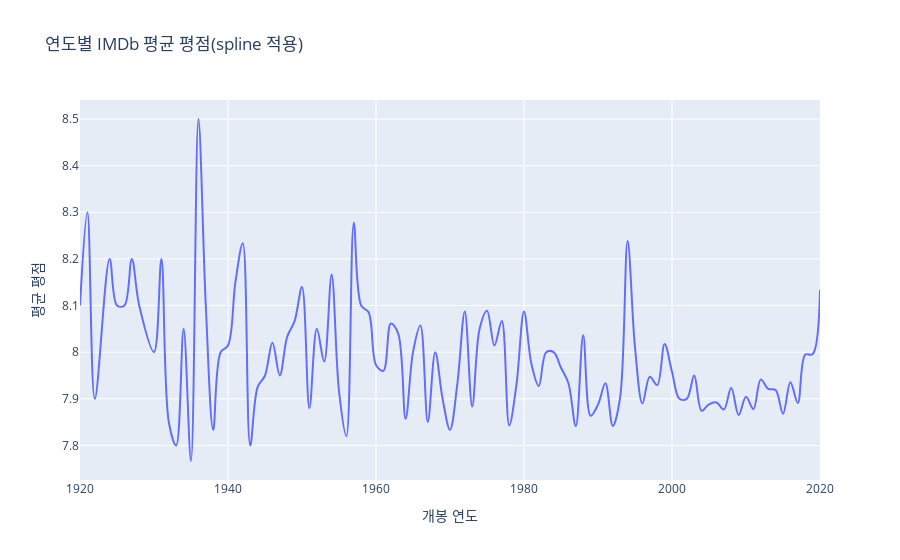

Notebook code for this chart:
### Code cell
fig = px.line(
    average_rating_per_year,
    x='Released_Year',
    y='IMDB_Rating',
    title='연도별 IMDb 평균 평점(spline 적용)',
    line_shape='spline',
    labels={'Released_Year': '개봉 연도', 'IMDB_Rating': '평균 평점'}
)
fig.show()

### Figure 1 — Plotly figure (JSON) as saved in the notebook; plotly's stock layout.template omitted (floating-point values rounded to 4 significant figures)
{"data": [{"hovertemplate": "개봉 연도=%{x}<br>평균 평점=%{y}<extra></extra>", "legendgroup": "", "line": {"color": "#636efa", "dash": "solid", "shape": "spline"}, "marker": {"symbol": "circle"}, "mode": "lines", "name": "", "orientation": "v", "showlegend": false, "type": "scatter", "x": [1920, 1921, 1922, 1924, 1925, 1926, 1927, 1928, 1930, 1931, 1932, 1933, 1934, 1935, 1936, 1937, 1938, 1939, 1940, 1941, 1942, 1943, 1944, 1945, 1946, 1947, 1948, 1949, 1950, 1951, 1952, 1953, 1954, 1955, 1956, 1957, 1958, 1959, 1960, 1961, 1962, 1963, 1964, 1965, 1966, 1967, 1968, 1969, 1970, 1971, 1972, 1973, 1974, 1975, 1976, 1977, 1978, 1979, 1980, 1981, 1982, 1983, 1984, 1985, 1986, 1987, 1988, 1989, 1990, 1991, 1992, 1993, 1994, 1995, 1996, 1997, 1998, 1999, 2000, 2001, 2002, 2003, 2004, 2005, 2006, 2007, 2008, 2009, 2010, 2011, 2012, 2013, 2014, 2015, 2016, 2017, 2018, 2019, 2020], "xaxis": "x", "y": [8.1, 8.3, 7.9, 8.2, 8.1, 8.1, 8.2, 8.1, 8.0, 8.2, 7.85, 7.8, 8.05, 7.767, 8.5, 8.1, 7.833, 8.0, 8.014, 8.15, 8.233, 7.8, 7.925, 7.95, 8.02, 7.95, 8.033, 8.067, 8.14, 7.88, 8.05, 7.98, 8.167, 7.917, 7.82, 8.278, 8.1, 8.086, 7.973, 7.96, 8.062, 8.04, 7.857, 8.0, 8.057, 7.85, 8.0, 7.9, 7.833, 7.933, 8.088, 7.883, 8.05, 8.089, 8.014, 8.067, 7.843, 7.933, 8.088, 7.975, 7.927, 8.0, 8.0, 7.967, 7.933, 7.842, 8.036, 7.864, 7.888, 7.933, 7.842, 7.904, 8.238, 8.011, 7.89, 7.947, 7.929, 8.018, 7.958, 7.9, 7.9, 7.95, 7.874, 7.888, 7.892, 7.877, 7.924, 7.866, 7.904, 7.878, 7.942, 7.921, 7.919, 7.868, 7.936, 7.891, 7.995, 7.996, 8.133], "yaxis": "y"}], "layout": {"legend": {"tracegroupgap": 0}, "title": {"text": "연도별 IMDb 평균 평점(spline 적용)"}, "xaxis": {"anchor": "y", "domain": [0, 1], "title": {"text": "개봉 연도"}}, "yaxis": {"anchor": "x", "domain": [0, 1], "title": {"text": "평균 평점"}}}}
